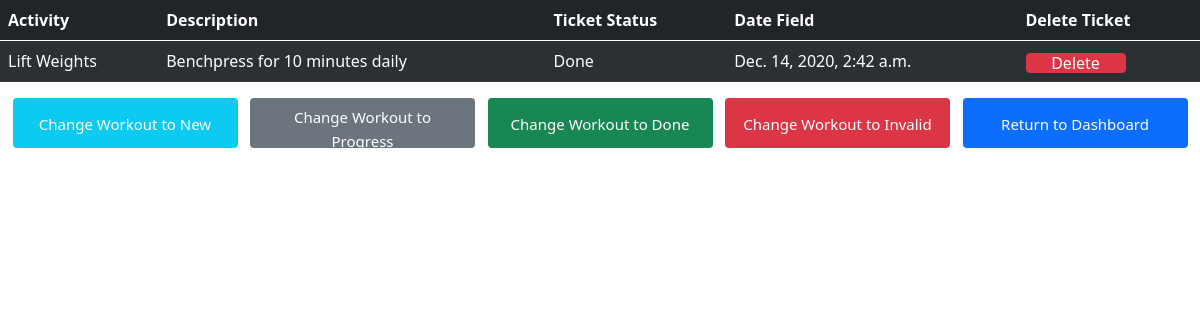
Screenshot of /workout_detail/10/ (signed in) with the database file from the repository.
### tracker/models.py (models this page shows, shortened)
class Workout(models.Model):
    STATUS = (
        ('New', 'New'),
        ('In Progress', 'In Progress'),
        ('Done', 'Done'),
        ('Invalid', 'Invalid')
    )
    title = models.CharField(max_length=200)
    date_filed = models.DateTimeField(default=timezone.now)
    description = models.TextField()
    workout_status = models.CharField(max_length=200, choices=STATUS)
    user_created = models.ForeignKey(WorkoutUser, on_delete=models.CASCADE,
                                     related_name="created_by_workoutuser", blank=True, null=True, default=None)

### tracker/views.py (the view)
@login_required()
def workout_detail_view(request, workout_id):
  workout = Workout.objects.get(id=workout_id)
  return render(request, 'workout_detail.html', {'workout': workout})

### templates/workout_detail.html (shortened to what this page needs)
{% load static %}
<!DOCTYPE html>
<html lang="en">
  <head>
    <link
      href="https://cdn.jsdelivr.net/npm/bootstrap@5.0.0-beta1/dist/css/bootstrap.min.css"
      rel="stylesheet"
    />
    <link rel="stylesheet" href="{% static 'workout_detail.css' %}" />
  </head>
  <body>
  <div class="tables_container">
    <table class="table table-striped table-dark">
    <thead class="thead-dark">
      <tr>
        <th scope="col">Activity</th>
        <th scope="col">Description</th>
        <th scope="col">Ticket Status</th>
        <th scope="col">Date Field</th>
        <th scope="col">Delete Ticket</th>
      </tr>
    </thead>
    <tbody>
      <tr>
        <td>{{workout.title}}</td>
        <td>{{workout.description}}</td>
        <td>{{workout.workout_status}}</td>
        <td>{{workout.date_filed}}</td>
        <td>
          <button class='btn btn-danger'>
            <a href='/remove_workout/{{workout.id}}'>Delete</a>
          </button>
        </td>
      </tr>
    </tbody>
    </table>
  </div>
  <div class="button_container">
    <button class="btn btn-info">
      <a href="/new_workout/{{workout.id}}/">Change Workout to New</a>
    </button>
    <button class="btn btn-secondary">
      <a href="/in_progress_workout/{{workout.id}}/">Change Workout to Progress</a>
    </button>
    <button class="btn btn-success">
      <a href="/done_workout/{{workout.id}}/">Change Workout to Done</a>
    </button>
    <button class="btn btn-danger">
      <a href="/invalid_workout/{{workout.id}}/">Change Workout to Invalid</a>
    </button>
    <button class="btn btn-primary">
      <a href="/tracker_dashboard/">Return to Dashboard</a>
    </button>
  </div>
  </body>
</html>

### assets/workout_detail.css (style rules this page uses)
button { width: 100px; height: 20px; }
button a:link, button a:visited { color: white; text-decoration: none; position: relative; top: -9px; }
.button_container { display: flex; justify-content: space-evenly; align-items: center; }
.button_container button { border: none; height: 50px; width: 225px; margin-bottom: 10px; }
.button_container button a { color: white; font-size: 15px; position: relative; top: 1px; }

### rows the page displays
Workout: title "Lift Weights", description "Benchpress for 10 minutes daily", workout_status "Done", date_filed "Dec. 14, 2020, 2:42 a.m."
